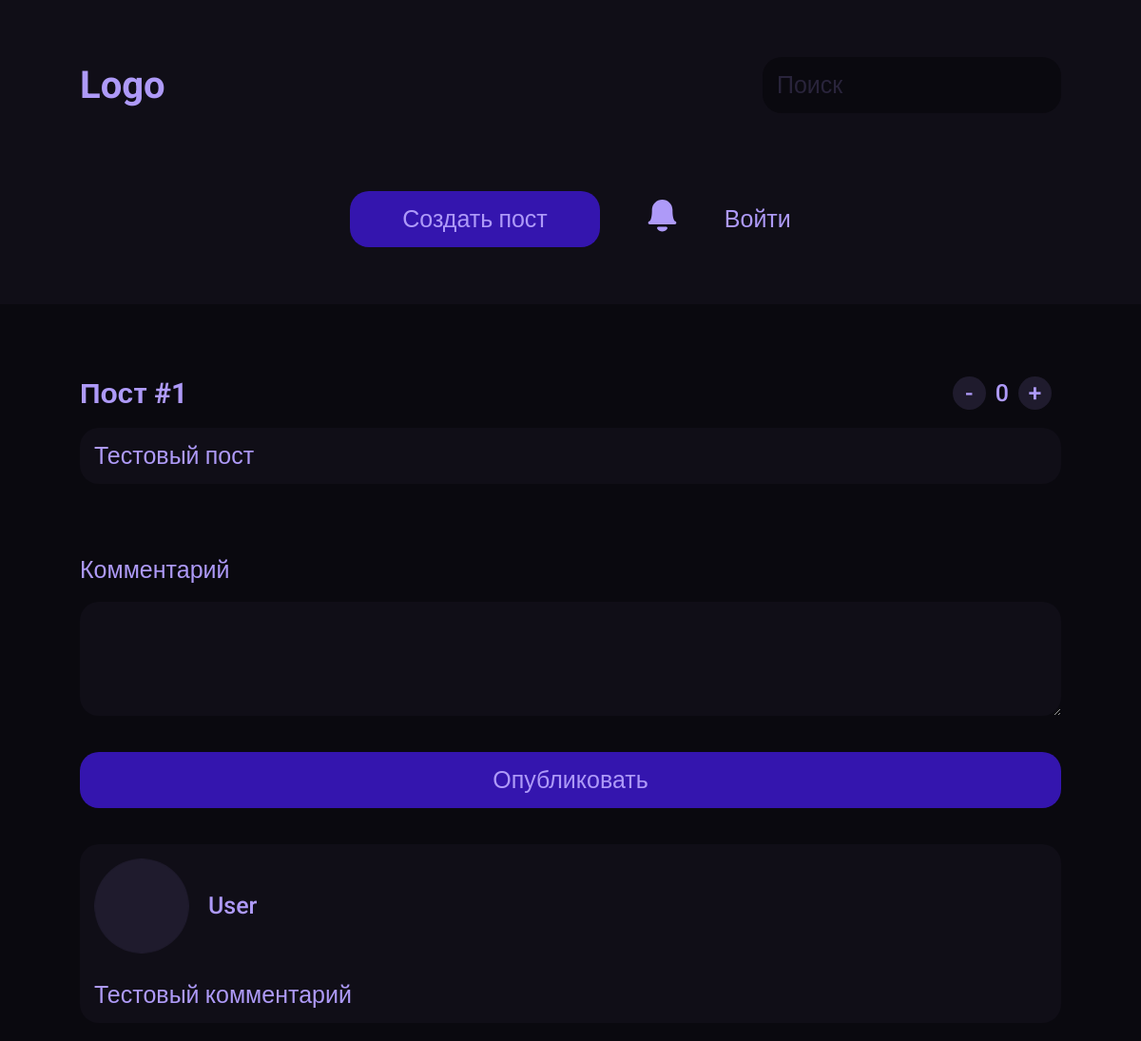
/post/1, run on an earlier commit of the app's database.
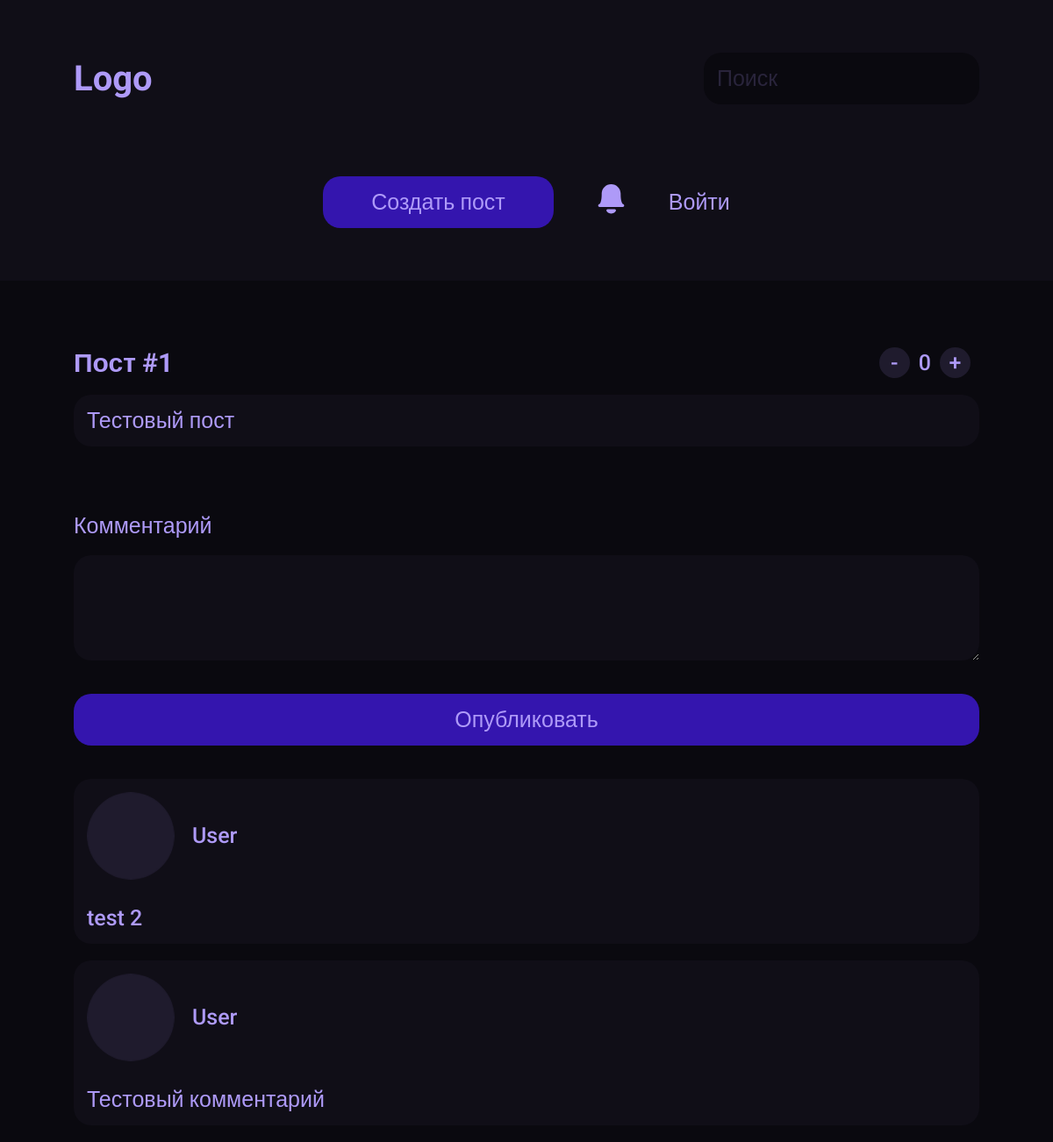
And on a later commit of the database.
### data/posts.py (models this page shows)
class Post(SqlAlchemyBase, SerializerMixin):
	__tablename__ = 'posts'
	id = sqlalchemy.Column(sqlalchemy.Integer,
						   primary_key=True, autoincrement=True)
	content = sqlalchemy.Column(sqlalchemy.String, nullable=True)
	created_date = sqlalchemy.Column(sqlalchemy.DateTime,
									 default=datetime.datetime.now)
	creator_id = sqlalchemy.Column(sqlalchemy.Integer, sqlalchemy.ForeignKey("users.id"))
	creator = orm.relationship('User')
	comments = orm.relationship("Comment", back_populates='post')

### data/comments.py (models this page shows)
class Comment(SqlAlchemyBase, SerializerMixin):
	__tablename__ = 'comments'
	id = sqlalchemy.Column(sqlalchemy.Integer,
						   primary_key=True, autoincrement=True)
	content = sqlalchemy.Column(sqlalchemy.String, nullable=True)
	post_id = sqlalchemy.Column(sqlalchemy.Integer, sqlalchemy.ForeignKey("posts.id"))
	user_id = sqlalchemy.Column(sqlalchemy.Integer, nullable=True)
	post = orm.relationship('Post')

### app.py (the view)
@app.route('/post/<id>', methods=['GET', 'POST'])
def post(id):
	db_sess = db_session.create_session()
	form = CommentForm()
	data = db_sess.query(Post).filter(Post.id == id).first()
	data.rating = get_rating(data.id)
	try:
		score = db_sess.query(Score).filter(Score.user_id == current_user.id, Score.post_id == data.id).first()
		data.score = score.value if score else 0
	except AttributeError:
		data.score = 0
	if form.validate_on_submit():
		comment = Comment(content=form.content.data, user_id=current_user.id)
		data.comments.append(comment)
		db_sess.commit()
		db_sess.close()
		return redirect(f'/post/{id}')
	for comment in data.comments:
		comment.username = db_sess.query(User).filter(User.id == comment.user_id).first().username
	db_sess.close()
	return render_template('post.html', title=f'Пост #{data.id}', data=data, form=form)

### forms/comment.py
class CommentForm(FlaskForm):
    content = TextAreaField('Комментарий', validators=[DataRequired()])
    submit = SubmitField('Опубликовать')

### app.py (called while the page is built)
def get_rating(id):
	db_sess = db_session.create_session()
	plus = len(db_sess.query(Score).filter(Score.post_id == id, Score.value == 1).all())
	minus = len(db_sess.query(Score).filter(Score.post_id == id, Score.value == -1).all())
	db_sess.close()
	return (plus - minus)

### data/db_session.py (called while the page is built)
def create_session() -> Session:
    global __factory
    return __factory()

### templates/post.html (shortened to what this page needs)
{% extends 'base.html' %}
{% block content %}
<div id="post" class="post-header">
  <h1 class="default-text size-30 roboto-bold">Пост #{{data.id}}</h1>
  <div class="post-counter">
  <span onclick="minus({{data.id}})" class="count-btn roboto-medium default-text {% if data.score == -1 %}count-active{% endif %}"><center>-</center></span>
  <span class="post-count roboto-medium default-text">{{data.rating}}</span>
  <span onclick="plus({{data.id}})" class="count-btn roboto-medium default-text {% if data.score == 1 %}count-active{% endif %}"><center>+</center></span>
  </div>
</div>
<br>
<div class="block default-text roboto-medium light-block">{{data.content}}</div>
<br><br>
<form action="" method="post">
  <br><br>
  <p>
      {{ form.content.label(class="default-text roboto-medium full-block") }}<br>
      {{ form.content(class="block input-light full-block") }}<br>
  </p>
  <br>
  <p>{{ form.submit(type="submit", class="btn block full-block") }}</p>
</form><br><br>
{% for comment in data.comments[::-1] %}
    <div class="block default-text roboto-medium light-block">
      <div class="user-info">
        <div class="avatar">
            <img src="/static/img/avatars/{{comment.user_id}}.png">
        </div>
        <span class="default-text roboto-medium">{{comment.username}}</span>
      </div><br>
      <p>{{comment.content}}</p>
    </div><br>
{% endfor %}
{% endblock %}

### templates/base.html (shortened to what this page needs)
<!DOCTYPE html>
<html lang="en">
<head>
  <link rel="stylesheet" href="/static/css/base.css">
</head>
<body>
  <div class="menu">
    <div class="left-menu">
      <a href="/" class="none-decor"><h1 class="roboto-bold default-text size-40">Logo</h1></a>
      <form action="/search" method="get">
        <input type="text" name="query" placeholder="Поиск" class="block input" value="{{search}}">
      </form>
    </div>
    <div class="right-menu">
      <a href="/create_post" class="block btn roboto-medium">Создать пост</a>
      <span class="default-text roboto-medium"><img src="/static/img/notifications.svg" alt=""></span>
      {% if current_user.is_authenticated %}
        <a class="default-text none-decor roboto-medium" href="/me">{{current_user.username}}</a>
      {% else %}
        <a class="default-text none-decor roboto-medium" href="/login">Войти</a>
      {% endif %}
    </div>
  </div>
  <div class="content">
    <br><br><br><br>
    {% block content %}{% endblock %}
  </div>
</body>
</html>

### static/css/base.css (style rules this page uses)
.roboto-medium { font-family: "Roboto", sans-serif; font-weight: 500; font-style: normal; }
.roboto-bold { font-family: "Roboto", sans-serif; font-weight: 700; font-style: normal; }
.block { text-decoration: none; border-radius: 20px; font-size: 25px; border: 0; padding: 15px; }
.input { background: #0A090F; color: #AE9AF8; }
.input-light { background: #100E17; color: #AE9AF8; }
.btn { padding-left: 55px; padding-right: 55px; background: #3415AE; color: #AE9AF8; }
.menu { background: #100E17; padding: 0 7%; display: flex; height: 100px; align-items: center; justify-content: space-between; }
.left-menu { display: flex; align-items: center; gap: 50px; }
.right-menu { display: flex; align-items: center; gap: 48px }
* { margin: 0; padding: 0; font-family: "Roboto", sans-serif; }
.default-text { color: #AE9AF8; font-size: 25px; }
.none-decor { text-decoration: none; }
.content { padding: 0 7%; }
body { background: #0A090F; }
.post-header { display: flex; justify-content: space-between; align-items: center; }
.count-btn { display: inline-block; background: #1F1B2D; border-radius: 50%; width: 35px; height: 35px; line-height: 35px; margin-left: 10px; margin-right: 10px; transition: 0.3s; }
.post-counter { display: flex; align-items: center; }
.user-info { display: flex; align-items: center; gap: 20px; }
.size-30 { font-size: 30px; }
.size-40 { font-size: 40px; }
@media (max-width: 1200px) { .menu { flex-direction: column; height: 200px; padding: 5% 0; } }
@media (max-width: 1200px) { .left-menu { width: 86%; justify-content: space-between; } }
.light-block { display: block; background: #100E17; }
.full-block { display: block; width: 100%; }
textarea.full-block { width: 94%; padding: 3%; }
.avatar { width: 100px; height: 100px; border-radius: 50%; overflow: hidden; }
.avatar img { width: 100%; height: 100%; object-fit: cover; }

What changed in the data, as far as the page shows it:
added Comment: username "User", content "test 2"
